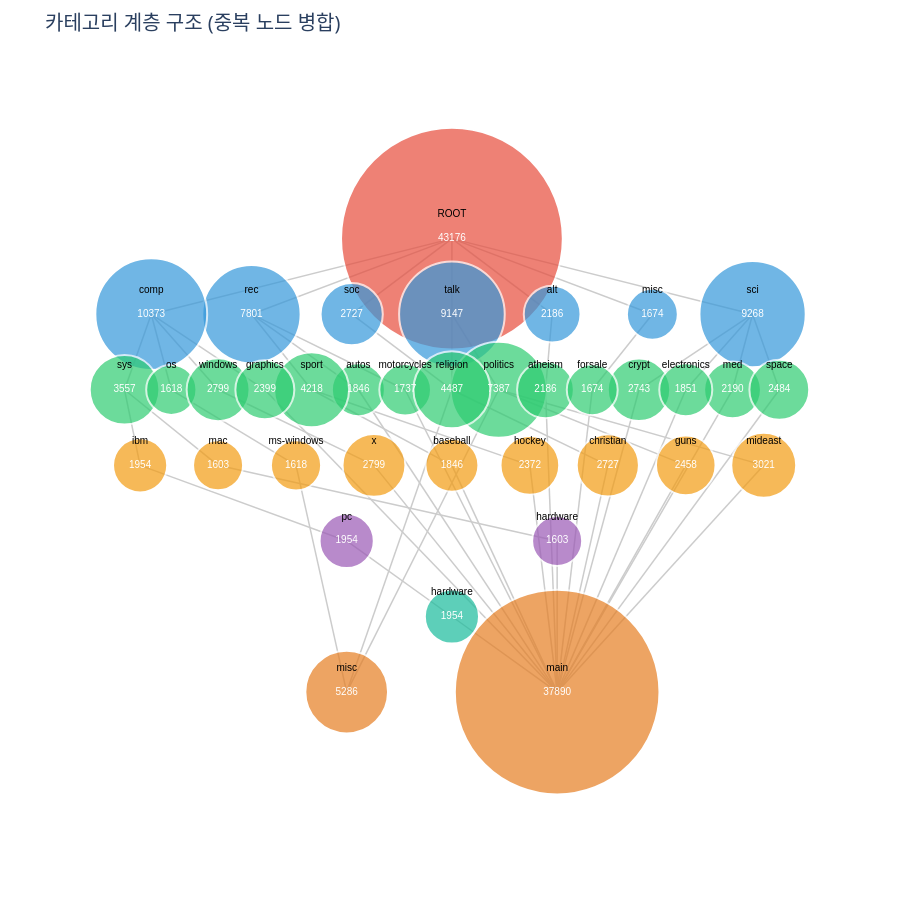

The notebook cell saved with this chart:
### Code cell
data = count_by_category_dict

nodes_by_level_and_name = {}
nodes = {}
edges = set()
node_id = 0

root_key = ('ROOT', 0)
nodes[root_key] = {'id': node_id, 'label': 'ROOT', 'level': 0, 'count': len(final_dataset)}
nodes_by_level_and_name[(0, 'ROOT')] = root_key
node_id += 1

for level, name_count_dict in data.items():
    current_level = level + 1
    for name, count in name_count_dict.items():
        node_key = (name, current_level)
        if node_key not in nodes:
            nodes[node_key] = {
                'id': node_id,
                'label': name,
                'level': current_level,
                'count': count,
            }
            nodes_by_level_and_name[(current_level, name)] = node_key
            node_id += 1

for _, category_dict in TRAIN_DICT.items():
    ordered_path = sorted(
        (int(k), v) for k, v in category_dict.items() if k != 'category'
    )
    parent_key = root_key
    for level_idx, name in ordered_path:
        current_level = level_idx + 1
        node_key = nodes_by_level_and_name.get((current_level, name))
        if node_key is None:
            continue
        edges.add((parent_key, node_key))
        parent_key = node_key

levels = {}
for node_key, node in nodes.items():
    levels.setdefault(node['level'], []).append(node_key)


# 노드의 최대 자식 깊이를 계산하는 함수
def get_max_depth(node_key, edges, memo=None):
    """
    해당 노드에서 시작하여 도달할 수 있는 최대 깊이를 반환합니다.
    """
    if memo is None:
        memo = {}
    
    if node_key in memo:
        return memo[node_key]
    
    # 자식 노드 찾기
    children = [child for parent, child in edges if parent == node_key]
    
    if not children:
        memo[node_key] = 0
        return 0
    
    # 자식들의 최대 깊이 + 1
    max_child_depth = max(get_max_depth(child, edges, memo) for child in children)
    memo[node_key] = max_child_depth + 1
    
    return memo[node_key]


# 부모-자식 관계를 기반으로 노드 정렬 함수
def sort_nodes_by_hierarchy(node_keys, edges, nodes):
    """
    부모-자식 관계를 고려하여 노드를 정렬합니다.
    깊이가 깊은 노드를 왼쪽에 배치하고 (레벨 5 제외),
    같은 부모를 가진 노드들끼리 그룹화합니다.
    """
    if not node_keys:
        return []
    
    # 각 노드의 부모들 찾기
    node_parents = {}
    for parent, child in edges:
        if child in node_keys:
            if child not in node_parents:
                node_parents[child] = []
            node_parents[child].append(parent)
    
    # 부모가 없는 노드들 (루트 레벨)
    if not node_parents:
        return sorted(node_keys, key=lambda x: nodes[x]['label'])
    
    # 각 노드의 최대 깊이 계산
    depth_memo = {}
    for node_key in node_keys:
        get_max_depth(node_key, edges, depth_memo)
    
    # 부모별로 자식 노드 그룹화
    parent_to_children = {}
    for node in node_keys:
        parents = tuple(sorted(node_parents.get(node, [])))
        if parents not in parent_to_children:
            parent_to_children[parents] = []
        parent_to_children[parents].append(node)
    
    # 각 그룹 내에서 정렬
    # 레벨 5가 아니면: 깊이가 깊은 것 -> 알파벳순
    # 레벨 5이면: 알파벳순만
    for parents in parent_to_children:
        children = parent_to_children[parents]
        current_level = nodes[children[0]]['level']
        
        if current_level == 6:  # 레벨 5 (0-indexed이므로 6)
            # 레벨 5는 알파벳순으로만 정렬
            parent_to_children[parents].sort(key=lambda x: nodes[x]['label'])
        else:
            # 다른 레벨은 깊이 우선 -> 알파벳순
            parent_to_children[parents].sort(
                key=lambda x: (-depth_memo.get(x, 0), nodes[x]['label'])
            )
    
    # 부모의 x 좌표 순서대로 자식들을 배치
    sorted_nodes = []
    
    # 첫 번째 레벨은 부모의 x 좌표가 없으므로 깊이 -> 알파벳순으로
    if all(p not in nodes or 'x' not in nodes[p] for parents in parent_to_children.keys() for p in parents):
        sorted_parent_groups = sorted(
            parent_to_children.keys(),
            key=lambda parents: (
                -max(depth_memo.get(child, 0) for child in parent_to_children[parents]),
                min(nodes[child]['label'] for child in parent_to_children[parents])
            )
        )
    else:
        # 부모의 x 좌표를 기준으로 정렬
        def get_parent_x(parents):
            if not parents:
                return 0
            parent_xs = [nodes[p].get('x', 0) for p in parents if p in nodes]
            return sum(parent_xs) / len(parent_xs) if parent_xs else 0
        
        sorted_parent_groups = sorted(parent_to_children.keys(), key=get_parent_x)
    
    for parents in sorted_parent_groups:
        sorted_nodes.extend(parent_to_children[parents])
    
    return sorted_nodes


# 레벨별 노드 배치 (계층 구조 기반 정렬 적용)
for level, node_keys in levels.items():
    # 계층 구조 기반 정렬 적용
    sorted_node_keys = sort_nodes_by_hierarchy(node_keys, edges, nodes)
    
    num_nodes = len(sorted_node_keys)
    y = -level * 2
    for i, key in enumerate(sorted_node_keys):
        if num_nodes == 1:
            x = 0
        else:
            spacing = min(15, 50 / num_nodes)
            x = (i - (num_nodes - 1) / 2) * spacing
        nodes[key]['x'] = x
        nodes[key]['y'] = y

edge_x = []
edge_y = []
for parent, child in edges:
    edge_x.extend([nodes[parent]['x'], nodes[child]['x'], None])
    edge_y.extend([nodes[parent]['y'], nodes[child]['y'], None])

edge_trace = go.Scatter(
    x=edge_x,
    y=edge_y,
    mode='lines',
    line=dict(width=1.5, color='#cccccc'),
    hoverinfo='none'
)

node_colors = ['#e74c3c', '#3498db', '#2ecc71', '#f39c12', '#9b59b6', '#1abc9c', '#e67e22']
node_x = []
node_y = []
node_labels = []
node_counts = []
node_color = []
node_sizes = []

for n in nodes.values():
    node_x.append(n['x'])
    node_y.append(n['y'])
    node_labels.append(n['label'])
    node_counts.append(str(n.get('count', 0)))
    node_color.append(node_colors[n['level'] % len(node_colors)])
    base_size = 14 if n['level'] == 0 else 10
    scale = 0 if n.get('count') is None else max(0, n['count']) ** 0.5
    node_sizes.append(base_size + scale)

parent_counts = {}
for parent, child in edges:
    parent_counts[child] = parent_counts.get(child, 0) + 1

hover_text = []
for node_key, n in nodes.items():
    parent_count = parent_counts.get(node_key, 0)
    base_text = f"{n['label']}<br>레벨: {n['level']}<br>개수: {n.get('count', 0)}"
    if parent_count > 1:
        hover_text.append(base_text + f"<br>부모 노드: {parent_count}개")
    else:
        hover_text.append(base_text)

node_trace = go.Scatter(
    x=node_x,
    y=node_y,
    mode='markers',
    marker=dict(
        size=node_sizes,
        color=node_color,
        line=dict(width=2, color='white')
    ),
    hoverinfo='text',
    hovertext=hover_text
)

count_text_trace = go.Scatter(
    x=node_x,
    y=node_y,
    mode='text',
    text=node_counts,
    textposition='middle center',
    textfont=dict(size=10, color='white', family='Arial'),
    hoverinfo='none'
)

label_text_trace = go.Scatter(
    x=node_x,
    y=[y + 0.5 for y in node_y],
    mode='text',
    text=node_labels,
    textposition='top center',
    textfont=dict(size=10, color='black', family='Arial'),
    hoverinfo='none'
)

layout = go.Layout(
    title=dict(text='카테고리 계층 구조 (중복 노드 병합)', font=dict(size=20)),
    showlegend=False,
    hovermode='closest',
    xaxis=dict(showgrid=False, zeroline=False, showticklabels=False),
    yaxis=dict(showgrid=False, zeroline=False, showticklabels=False),
    plot_bgcolor='#ffffff',
    paper_bgcolor='#ffffff',
    margin=dict(l=40, r=40, t=60, b=40),
    height=900,
)

fig = go.Figure(
    data=[edge_trace, node_trace, count_text_trace, label_text_trace],
    layout=layout,
)
fig.show()

### Figure 1 — Plotly figure (JSON) as saved in the notebook; plotly's stock layout.template omitted (floating-point values rounded to 4 significant figures; data arrays with more than 128 entries replaced by an {"elided": "..."} marker saying what was removed)
{"data": [{"hoverinfo": "none", "line": {"color": "#cccccc", "width": 1.5}, "mode": "lines", "type": "scatter", "x": {"elided": "165 float values"}, "y": {"elided": "165 int values"}}, {"hoverinfo": "text", "hovertext": ["ROOT<br>레벨: 0<br>개수: 43176", "talk<br>레벨: 1<br>개수: 9147", "rec<br>레벨: 1<br>개수: 7801", "comp<br>레벨: 1<br>개수: 10373", "alt<br>레벨: 1<br>개수: 2186", "sci<br>레벨: 1<br>개수: 9268", "soc<br>레벨: 1<br>개수: 2727", "misc<br>레벨: 1<br>개수: 1674", "politics<br>레벨: 2<br>개수: 7387", "autos<br>레벨: 2<br>개수: 1846", "sys<br>레벨: 2<br>개수: 3557", "atheism<br>레벨: 2<br>개수: 2186", "sport<br>레벨: 2<br>개수: 4218", "os<br>레벨: 2<br>개수: 1618", "crypt<br>레벨: 2<br>개수: 2743", "med<br>레벨: 2<br>개수: 2190", "motorcycles<br>레벨: 2<br>개수: 1737", "windows<br>레벨: 2<br>개수: 2799", "graphics<br>레벨: 2<br>개수: 2399", "electronics<br>레벨: 2<br>개수: 1851", "space<br>레벨: 2<br>개수: 2484", "religion<br>레벨: 2<br>개수: 4487<br>부모 노드: 2개", "forsale<br>레벨: 2<br>개수: 1674", "mideast<br>레벨: 3<br>개수: 3021", "mac<br>레벨: 3<br>개수: 1603", "baseball<br>레벨: 3<br>개수: 1846", "ms-windows<br>레벨: 3<br>개수: 1618", "hockey<br>레벨: 3<br>개수: 2372", "x<br>레벨: 3<br>개수: 2799", "ibm<br>레벨: 3<br>개수: 1954", "guns<br>레벨: 3<br>개수: 2458", "christian<br>레벨: 3<br>개수: 2727", "main<br>레벨: 6<br>개수: 37890<br>부모 노드: 17개", "misc<br>레벨: 6<br>개수: 5286<br>부모 노드: 3개", "hardware<br>레벨: 4<br>개수: 1603", "pc<br>레벨: 4<br>개수: 1954", "hardware<br>레벨: 5<br>개수: 1954"], "marker": {"color": ["#e74c3c", "#3498db", "#3498db", "#3498db", "#3498db", "#3498db", "#3498db", "#3498db", "#2ecc71", "#2ecc71", "#2ecc71", "#2ecc71", "#2ecc71", "#2ecc71", "#2ecc71", "#2ecc71", "#2ecc71", "#2ecc71", "#2ecc71", "#2ecc71", "#2ecc71", "#2ecc71", "#2ecc71", "#f39c12", "#f39c12", "#f39c12", "#f39c12", "#f39c12", "#f39c12", "#f39c12", "#f39c12", "#f39c12", "#e67e22", "#e67e22", "#9b59b6", "#9b59b6", "#1abc9c"], "line": {"color": "white", "width": 2}, "size": [221.8, 105.6, 98.32, 111.8, 56.75, 106.3, 62.22, 50.91, 95.95, 52.97, 69.64, 56.75, 74.95, 50.22, 62.37, 56.8, 51.68, 62.91, 58.98, 53.02, 59.84, 76.99, 50.91, 64.96, 50.04, 52.97, 50.22, 58.7, 62.91, 54.2, 59.58, 62.22, 204.7, 82.7, 50.04, 54.2, 54.2]}, "mode": "markers", "type": "scatter", "x": [0, 0, -14.29, -21.43, 7.143, 21.43, -7.143, 14.29, 3.333, -6.667, -23.33, 6.667, -10, -20, 13.33, 20, -3.333, -16.67, -13.33, 16.67, 23.33, 0, 10, 22.22, -16.67, 0, -11.11, 5.556, -5.556, -22.22, 16.67, 11.11, 7.5, -7.5, 7.5, -7.5, 0], "y": [0, -2, -2, -2, -2, -2, -2, -2, -4, -4, -4, -4, -4, -4, -4, -4, -4, -4, -4, -4, -4, -4, -4, -6, -6, -6, -6, -6, -6, -6, -6, -6, -12, -12, -8, -8, -10]}, {"hoverinfo": "none", "mode": "text", "text": ["43176", "9147", "7801", "10373", "2186", "9268", "2727", "1674", "7387", "1846", "3557", "2186", "4218", "1618", "2743", "2190", "1737", "2799", "2399", "1851", "2484", "4487", "1674", "3021", "1603", "1846", "1618", "2372", "2799", "1954", "2458", "2727", "37890", "5286", "1603", "1954", "1954"], "textfont": {"color": "white", "family": "Arial", "size": 10}, "textposition": "middle center", "type": "scatter", "x": [0, 0, -14.29, -21.43, 7.143, 21.43, -7.143, 14.29, 3.333, -6.667, -23.33, 6.667, -10, -20, 13.33, 20, -3.333, -16.67, -13.33, 16.67, 23.33, 0, 10, 22.22, -16.67, 0, -11.11, 5.556, -5.556, -22.22, 16.67, 11.11, 7.5, -7.5, 7.5, -7.5, 0], "y": [0, -2, -2, -2, -2, -2, -2, -2, -4, -4, -4, -4, -4, -4, -4, -4, -4, -4, -4, -4, -4, -4, -4, -6, -6, -6, -6, -6, -6, -6, -6, -6, -12, -12, -8, -8, -10]}, {"hoverinfo": "none", "mode": "text", "text": ["ROOT", "talk", "rec", "comp", "alt", "sci", "soc", "misc", "politics", "autos", "sys", "atheism", "sport", "os", "crypt", "med", "motorcycles", "windows", "graphics", "electronics", "space", "religion", "forsale", "mideast", "mac", "baseball", "ms-windows", "hockey", "x", "ibm", "guns", "christian", "main", "misc", "hardware", "pc", "hardware"], "textfont": {"color": "black", "family": "Arial", "size": 10}, "textposition": "top center", "type": "scatter", "x": [0, 0, -14.29, -21.43, 7.143, 21.43, -7.143, 14.29, 3.333, -6.667, -23.33, 6.667, -10, -20, 13.33, 20, -3.333, -16.67, -13.33, 16.67, 23.33, 0, 10, 22.22, -16.67, 0, -11.11, 5.556, -5.556, -22.22, 16.67, 11.11, 7.5, -7.5, 7.5, -7.5, 0], "y": [0.5, -1.5, -1.5, -1.5, -1.5, -1.5, -1.5, -1.5, -3.5, -3.5, -3.5, -3.5, -3.5, -3.5, -3.5, -3.5, -3.5, -3.5, -3.5, -3.5, -3.5, -3.5, -3.5, -5.5, -5.5, -5.5, -5.5, -5.5, -5.5, -5.5, -5.5, -5.5, -11.5, -11.5, -7.5, -7.5, -9.5]}], "layout": {"height": 900, "hovermode": "closest", "margin": {"b": 40, "l": 40, "r": 40, "t": 60}, "paper_bgcolor": "#ffffff", "plot_bgcolor": "#ffffff", "showlegend": false, "title": {"font": {"size": 20}, "text": "카테고리 계층 구조 (중복 노드 병합)"}, "xaxis": {"showgrid": false, "showticklabels": false, "zeroline": false}, "yaxis": {"showgrid": false, "showticklabels": false, "zeroline": false}}}
